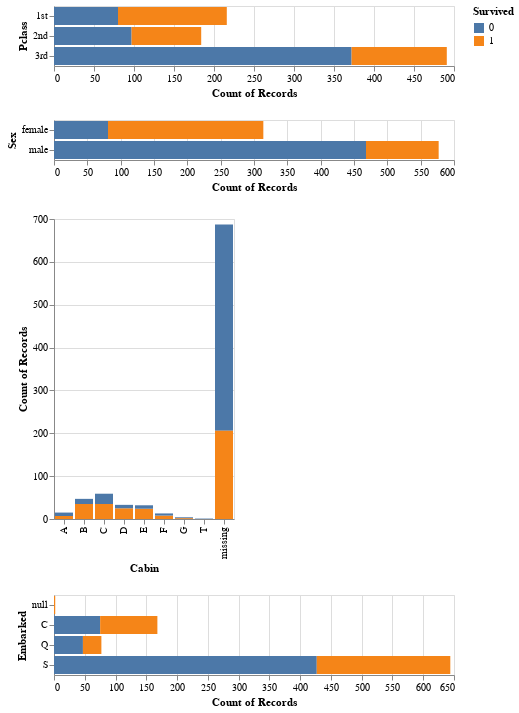

The code cell stored with this chart in its notebook:
### Code cell
#Pclass, Sex, Cabin, Embarked

plot_pclass = alt.Chart(train_df).mark_bar().encode(
    y='Pclass',
    x='count()',
    fill='Survived'
)
plot_sex = alt.Chart(train_df).mark_bar().encode(
    y='Sex',
    x='count()',
    fill='Survived'
)
plot_cabin = alt.Chart(train_df).mark_bar().encode(
    x='Cabin',
    y='count()',
    fill='Survived'
)
plot_embarked = alt.Chart(train_df).mark_bar().encode(
    y='Embarked',
    x='count()',
    fill='Survived'
)

plot_pclass & plot_sex & plot_cabin & plot_embarked

### Figure 1 — Vega-Lite specification as saved in the notebook (floating-point values rounded to 4 significant figures; data arrays with more than 128 entries replaced by an {"elided": "..."} marker saying what was removed)
{"$schema": "https://vega.github.io/schema/vega-lite/v4.8.1.json", "config": {"view": {"continuousHeight": 300, "continuousWidth": 400}}, "data": {"name": "data-cd6f55b2dfcf9aa75a567f08cf6be280"}, "datasets": {"data-cd6f55b2dfcf9aa75a567f08cf6be280": {"elided": "891 records"}}, "vconcat": [{"encoding": {"fill": {"field": "Survived", "type": "nominal"}, "x": {"aggregate": "count", "type": "quantitative"}, "y": {"field": "Pclass", "type": "nominal"}}, "mark": "bar"}, {"encoding": {"fill": {"field": "Survived", "type": "nominal"}, "x": {"aggregate": "count", "type": "quantitative"}, "y": {"field": "Sex", "type": "nominal"}}, "mark": "bar"}, {"encoding": {"fill": {"field": "Survived", "type": "nominal"}, "x": {"field": "Cabin", "type": "nominal"}, "y": {"aggregate": "count", "type": "quantitative"}}, "mark": "bar"}, {"encoding": {"fill": {"field": "Survived", "type": "nominal"}, "x": {"aggregate": "count", "type": "quantitative"}, "y": {"field": "Embarked", "type": "nominal"}}, "mark": "bar"}]}
